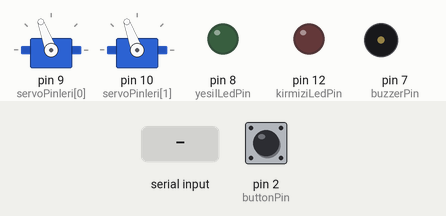
This sketch was run on a simulated Arduino Uno, built with avr-gcc and run on an emulated ATmega328P. Shown: 2 × servo, output pins drawn as LEDs (lit = HIGH), buzzer (waves = sounding). Dashed ring = blinking. Inputs (shaded band) come from the test bench; at power-on: pin 2 (buttonPin) HIGH.

Above: at 1.2 s.
1.3 s: "dan 190\n" received over Serial
At 1.55 s:
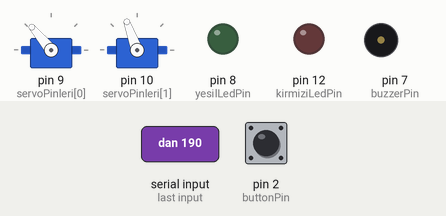
4.3 s: "2" received over Serial
At 4.55 s:
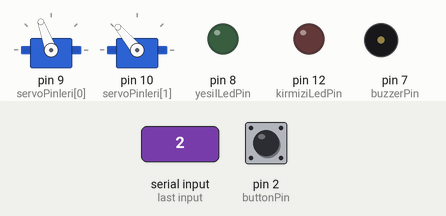
7.3 s: "T90\n" received over Serial
At 7.8 s:
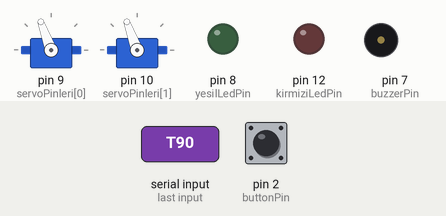
8.9 s: "dan 110\n" received over Serial
At 9.75 s:
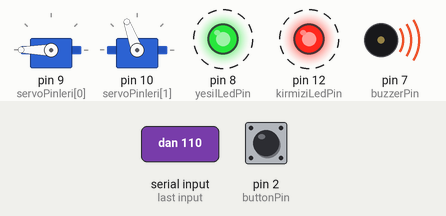
11.9 s: "200\n" received over Serial
At 13.95 s:
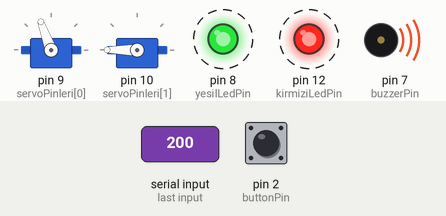
14.9 s: "1" received over Serial
At 15.65 s:
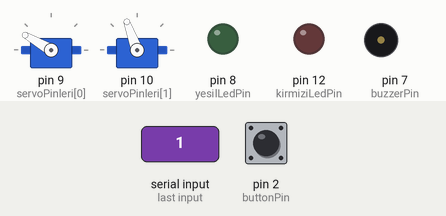
Timing chart, 0 to 18.3 s (numbered marks = the images above; inputs shaded):
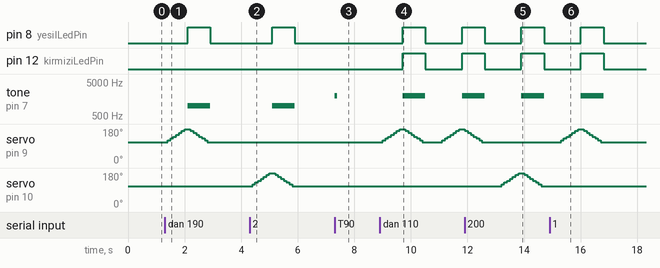

Measured:
- after the input at 1.3 s, pin 8 (yesilLedPin): LOW → HIGH after 0.81 s, → LOW 0.80 s later; tone on pin 7 (buzzerPin): silent → 1000 Hz after 0.81 s, → silent 0.80 s later; servo on pin 9 (servoPinleri[0]): rises from 110° to 180° in 0.60 s, then falls to 110° in 0.80 s
- after the input at 4.3 s, pin 8 (yesilLedPin): LOW → HIGH after 0.80 s, → LOW 0.80 s later; tone on pin 7 (buzzerPin): silent → 1000 Hz after 0.80 s, → silent 0.80 s later; servo on pin 10 (servoPinleri[1]): rises from 110° to 180° in 0.60 s, then falls to 110° in 0.80 s
- after the input at 7.3 s, tone on pin 7 (buzzerPin): silent → 2000 Hz at once, → silent 0.10 s later
- after the input at 8.9 s, pin 8 (yesilLedPin), pin 12 (kirmiziLedPin): LOW → HIGH after 0.81 s, → LOW 0.80 s later, → HIGH 1.3 s later
- after the input at 11.9 s, servo on pin 10 (servoPinleri[1]): rises from 110° to 180° in 0.60 s, then falls to 110° in 0.80 s
- after the input at 14.9 s, pin 8 (yesilLedPin), pin 12 (kirmiziLedPin): LOW → HIGH after 1.1 s, → LOW 0.80 s later; tone on pin 7 (buzzerPin): silent → 2000 Hz after 1.1 s, → silent 0.80 s later; servo on pin 9 (servoPinleri[0]): rises from 110° to 180° in 0.60 s, then falls to 110° in 0.80 s

The sketch:

ArdinioKodu.ino
```cpp
#include <Servo.h>

// --- AYARLAR ---
const int servoSayisi = 2;
unsigned long beklemeSuresi = 60000;

// --- HIZ AYARI (YENİ) ---
const int servoHizGecikmesi = 100; // Her adımda kaç milisaniye beklesin? (Sayı arttıkça yavaşlar)

// --- PIN TANIMLAMALARI ---
const int buttonPin = 2;
const int kirmiziLedPin = 12;
const int buzzerPin = 7;
const int yesilLedPin = 8;
const int servoPinleri[servoSayisi] = {9, 10}; // 9: SABAH, 10: AKŞAM

Servo servolar[servoSayisi];

// --- DURUM DEĞİŞKENLERİ ---
int aktifServoIndex = -1;
unsigned long acilisZamani = 0;
bool alarmModu = false;

void setup() {
  Serial.begin(9600);
  Serial.setTimeout(100);

  pinMode(buttonPin, INPUT_PULLUP);
  pinMode(yesilLedPin, OUTPUT);
  pinMode(kirmiziLedPin, OUTPUT);
  pinMode(buzzerPin, OUTPUT);

  for (int i = 0; i < servoSayisi; i++) {
    servolar[i].attach(servoPinleri[i]);
    servolar[i].write(110); // Başlangıç pozisyonu (Kapalı)
  }
}

void loop() {
  // --- 1. BİLGİSAYARDAN KOMUT DİNLE ---
  if (Serial.available() > 0) {
    char komut = Serial.read();

    if (komut == 'T') {
      long yeniSure = Serial.parseInt();
      if (yeniSure > 0) {
        beklemeSuresi = yeniSure;
        tone(buzzerPin, 2000, 100);
      }
    }
    else if (aktifServoIndex == -1) {
      if (komut == '1') { kutuAc(0); } // SABAH
      else if (komut == '2') { kutuAc(1); } // AKŞAM
    }
  }

  // --- 2. EĞER BİR KUTU AÇIKSA ---
  if (aktifServoIndex != -1) {

    unsigned long gecenSure = millis() - acilisZamani;

    // -- SÜRE KONTROLÜ --
    if (gecenSure > beklemeSuresi && !alarmModu) {
      alarmBaslat();
    }

    // -- BUTON KONTROLÜ --
    if (digitalRead(buttonPin) == HIGH) {
      kutuKapat();
      delay(500);
    }
  }
}

void kutuAc(int index) {
  aktifServoIndex = index;
  acilisZamani = millis();
  alarmModu = false;

  // DEĞİŞİKLİK BURADA: Yavaşça açılma (110'dan 190'a)
  // Eski kod: servolar[index].write(190);
  for (int pos = 110; pos <= 180; pos += 10) {
    servolar[index].write(pos);
    delay(servoHizGecikmesi); // Hızı ayarlayan bekleme
  }

  digitalWrite(yesilLedPin, HIGH);
  digitalWrite(kirmiziLedPin, LOW);

  tone(buzzerPin, 1000);
}

void alarmBaslat() {
  alarmModu = true;
  digitalWrite(kirmiziLedPin, HIGH);
  tone(buzzerPin, 2000);
}

void kutuKapat() {
  // DEĞİŞİKLİK BURADA: Yavaşça kapanma (190'dan 110'a)
  // Eski kod: servolar[aktifServoIndex].write(110);
  for (int pos = 180; pos >= 110; pos -= 10) {
    servolar[aktifServoIndex].write(pos);
    delay(servoHizGecikmesi); // Hızı ayarlayan bekleme
  }

  digitalWrite(yesilLedPin, LOW);
  digitalWrite(kirmiziLedPin, LOW);
  noTone(buzzerPin);
  aktifServoIndex = -1;
}
```
